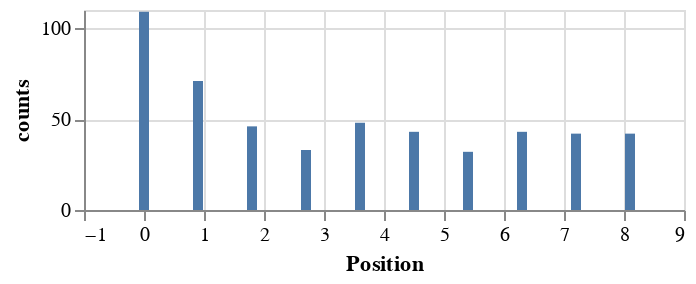

Notebook cell for this chart:
### Code cell
plot_series(pd.Series(left_words['eller']))

### Figure 1 — Vega-Lite specification as saved in the notebook (floating-point values rounded to 4 significant figures)
{"config": {"view": {"continuousWidth": 300, "continuousHeight": 300}}, "data": {"name": "data-76118e36864de6c8528ee51230c76e4c"}, "mark": {"type": "bar"}, "encoding": {"x": {"bin": false, "field": "Position", "type": "quantitative"}, "y": {"field": "counts", "type": "quantitative"}}, "height": 100, "width": 300, "$schema": "https://vega.github.io/schema/vega-lite/v5.8.0.json", "datasets": {"data-76118e36864de6c8528ee51230c76e4c": [{"counts": 109.0, "Position": 0.0}, {"counts": 71.0, "Position": 0.9}, {"counts": 46.0, "Position": 1.8}, {"counts": 33.0, "Position": 2.7}, {"counts": 48.0, "Position": 3.6}, {"counts": 43.0, "Position": 4.5}, {"counts": 32.0, "Position": 5.4}, {"counts": 43.0, "Position": 6.3}, {"counts": 42.0, "Position": 7.2}, {"counts": 42.0, "Position": 8.1}, {"counts": null, "Position": 9.0}]}}
